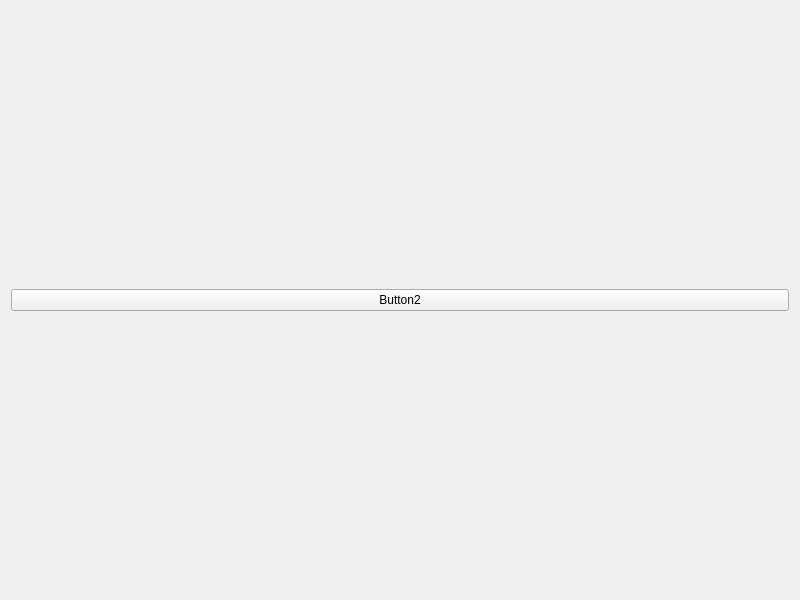
<?xml version="1.0" encoding="UTF-8"?>
<ui version="4.0">
 <class>Widget</class>
 <widget class="QWidget" name="Widget">
  <property name="geometry">
   <rect>
    <x>0</x>
    <y>0</y>
    <width>800</width>
    <height>600</height>
   </rect>
  </property>
  <property name="windowTitle">
   <string>Widget</string>
  </property>
  <layout class="QVBoxLayout" name="verticalLayout">
   <item>
    <widget class="QPushButton" name="button2">
     <property name="text">
      <string>Button2</string>
     </property>
    </widget>
   </item>
  </layout>
 </widget>
 <resources/>
 <connections/>
</ui>
